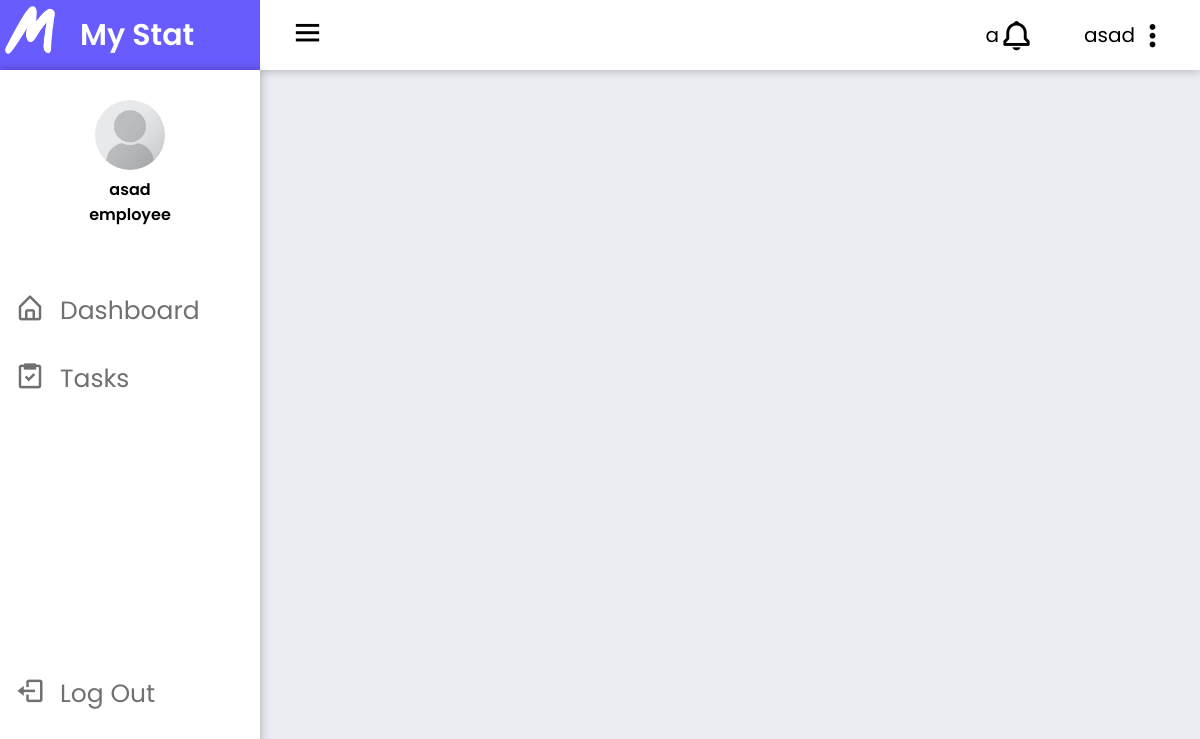
Page /employee/ (signed in) on the committed database.
### KPIapp/models.py (models this page shows, shortened)
class User(AbstractUser):
    role = models.ForeignKey(on_delete=models.CASCADE, related_name='role', to=Role, null=True)
    image = models.ImageField(upload_to='images/', null=True, blank=True, default='images/default_avatar.jpg')
    phone = models.CharField(max_length=100, null=True, blank=True)
    email = models.EmailField(max_length=100, null=True, blank=True)
    about = models.TextField(null=True, blank=True)
    choices = [
        ("MALE", "Male"),
        ("FEMALE", "Female"),
        ("OTHER", "Other"),
    ]
    gender = models.CharField(choices=choices, default="MALE", max_length=100)
    def get_notification(self):
        notifications = Notifications.objects.filter(user=self)
        return notifications

class Role (models.Model):
    name = models.CharField(max_length=100)

### KPIapp/views.py (the view)
# urls.py: path('employee/', views.employee, name='employee'),
@login_required(login_url='signIn')
def employee(request):
    return render(request, 'KPIapp/Employee/employee.html')

### KPIapp/templates/KPIapp/Employee/employee.html (shortened to what this page needs)
{% extends 'UserApp/layouts/base-template.html' %}
{% block content %}
    {% include 'KPIapp/includes/headers.html' %}
{% endblock %}

### KPIapp/templates/KPIapp/includes/headers.html (shortened to what this page needs)
{% load static %}
<header>
    <div class="header-block">
        <div class="image-text">
            <div class="image">
                <img src="{% static 'img/logo.png' %}" alt="">
            </div>
            <div class="text header-text">
                <span>My Stat</span>
            </div>
        </div>
        <div class="header-list-employee">
            <div>
                <i class='bx bx-menu icon-header'></i>
            </div>
            <div class="header-setting">
                <div class="notification">a<i class='bx bx-bell icon-header'></i></div>
                <div onclick="window.location.href='{% url 'user_profile' user_id=request.user.id %}'">
                    <p>{{ request.user.username }}</p>
                    <i class='bx bx-dots-vertical-rounded icon-header'></i>
                </div>
            </div>
        </div>
    </div>
    <nav class="sidebar">
        <div class="user-box">
            <div class="user-info">
                {% if user.image %}
                    <img class="avatar" src="{{ request.user.image.url }}" alt="">
                {% else %}
                    <img class="avatar" src="{% static 'img/default_avatar.jpg' %}" alt="">
                {% endif %}
                <p>{{ request.user.username }}</p>
                <p>{{ request.user.role.name }}</p>
            </div>
        </div>
        <div class="menu-bar">
            <div class="menu-bar-block">
                <div class="menu-block">
                    <a href="{% url 'supervisor' %}" class="menu-block-text">
                        <i class='bx bx-home-alt icon-block'></i>
                        <span>Dashboard</span>
                    </a>
                </div>
                <div class="menu-block">
                    <a href="{% url 'view_tasks' %}" class="menu-block-text">
                        <i class='bx bx-task icon-block'></i>
                        <span>Tasks</span>
                    </a>
                </div>
                <div class="menu-block">
                    <a href="{% url 'logOut' %}" class="menu-block-text log-out">
                        <i class='bx bx-log-out icon-block'></i>
                        <span>Log Out</span>
                    </a>
                </div>
            </div>
        </div>
    </nav>
</header>

### UserApp/static/styles.css (style rules this page uses)
* { margin: 0; padding: 0; box-sizing: border-box; }
body { font-family: 'Poppins', sans-serif; background: var(--body-color); }
a { text-decoration: none; }
:root { --body-color: #eaeef3; --sidebar-color: #fff; --primary-color: #695CFE; --primary-color-light: #f6f5ff; --toggle-color: #f5f5f5; --text-color: #707070; --box-shadow-template: 0 0 10px rgba(0, 0, 0, 0.3); }
.sidebar { position: fixed; top: 70px; left: 0; height: 100%; width: 260px; background: var(--sidebar-color); transition: all 0.3s ease; transform: translateX(0); overflow: hidden; box-shadow: var(--box-shadow-template); }
.menu-block-text { font-size: 25px; text-decoration: none; color: var(--text-color); display: flex; align-items: center; padding: 15px; }
.icon-block { font-size: 30px; margin-right: 15px; margin-top: -7px; }
.user-box { width: 100%; display: flex; align-items: center; justify-content: center; margin-bottom: 50px; margin-top: 30px; }
.user-info { text-align: center; font-weight: 600; }
.avatar { width: 70px; height: 70px; border-radius: 50%; }
.header-block { display: flex; position: fixed; top: 0; left: 0; width: 100%; box-shadow: var(--box-shadow-template); }
.header-list-employee { background-color: var(--sidebar-color); height: 70px; width: 100%; display: flex; justify-content: space-between; align-items: center; flex-direction: row; padding: 0 30px; }
.header-setting { display: flex; align-items: center; }
.header-setting div { margin-left: 50px; display: flex; align-items: center; font-size: 20px; }
.icon-header { font-size: 35px; cursor: pointer; }
.image-text { transition: all 0.3s ease; overflow: hidden; display: flex; align-items: center; min-width: 260px; height: 70px; background-color: var(--primary-color); color: var(--sidebar-color); }
.log-out { margin-top: 95%; }
.image { width: 60px; height: 60px; }
.image img { width: 70px; height: 70px; margin-top: -10px; margin-left: -5px; border-radius: 50%; }
.text { font-size: 30px; font-weight: 600; margin-left: 20px; }

### rows in the picture
User: user.username "asad", user.image (placeholder picture), user.role.name "employee"
